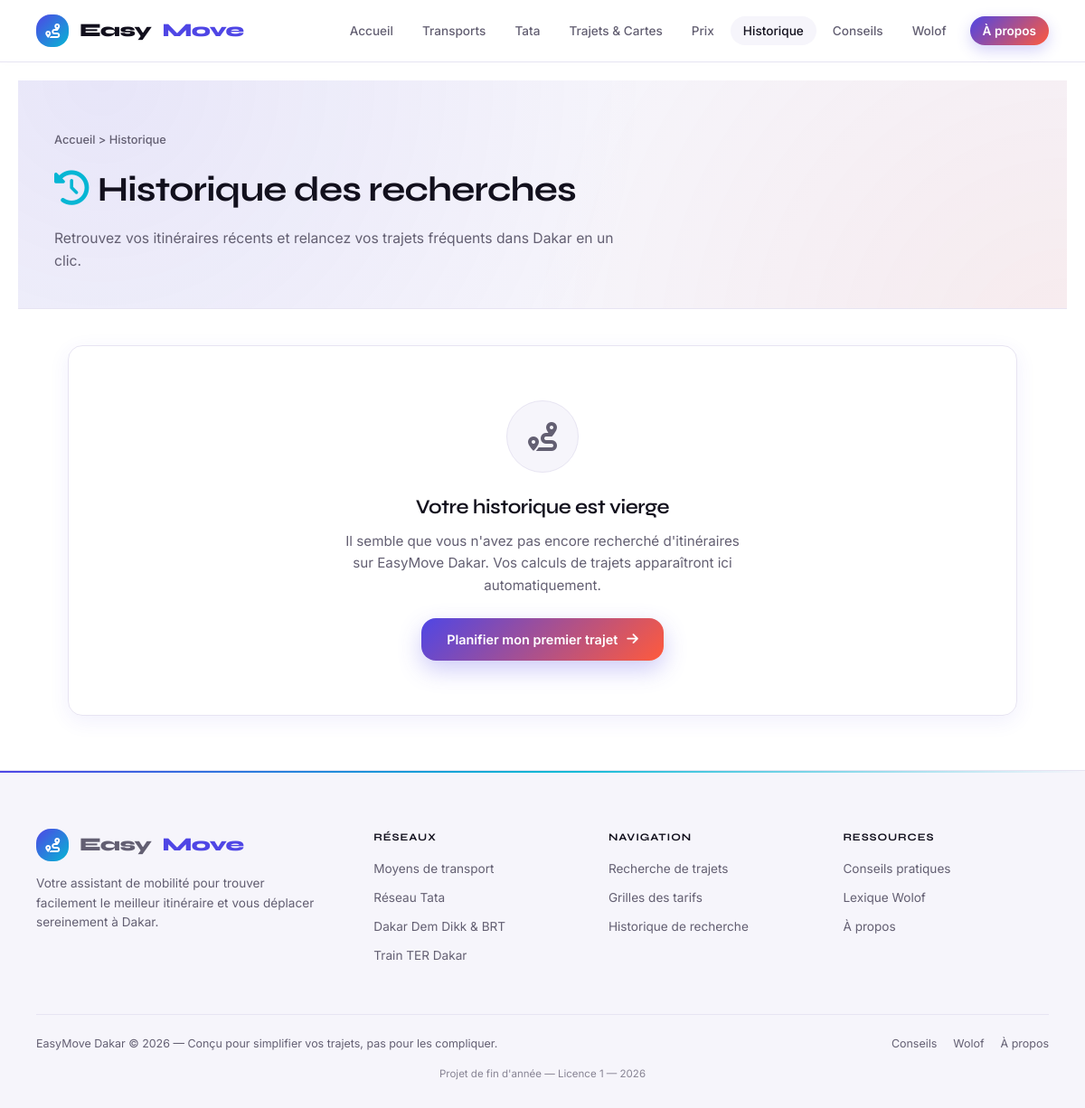
The page /historique on the database as committed earlier.
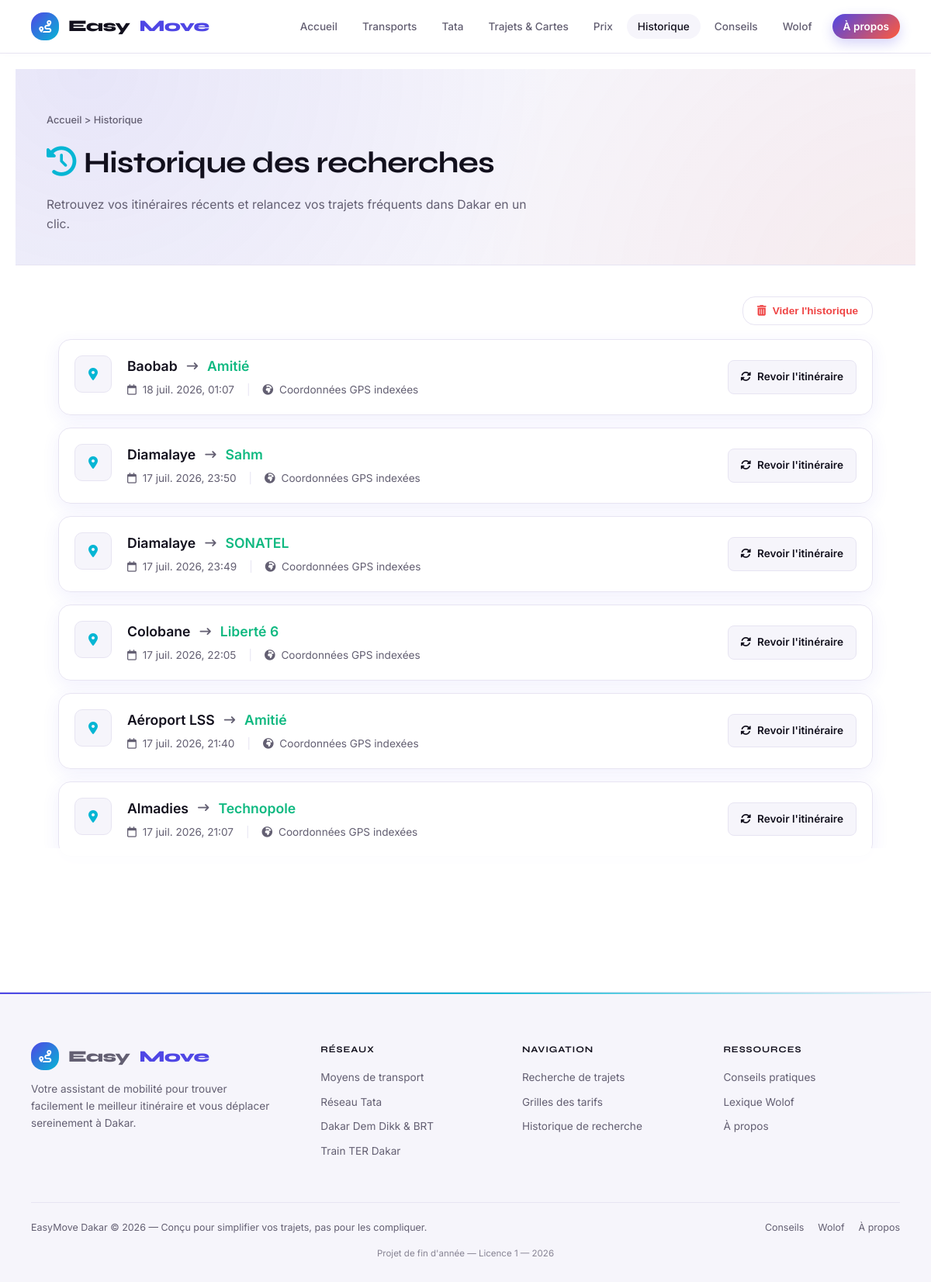
The same page on the database as committed later.
### tables this page shows
CREATE TABLE historique_recherches (
    id_historique       INTEGER PRIMARY KEY AUTOINCREMENT,
    adresse_depart      TEXT NOT NULL,
    adresse_arrivee     TEXT NOT NULL,
    lat_depart          REAL,
    lng_depart          REAL,
    lat_arrivee         REAL,
    lng_arrivee         REAL,
    date_recherche      DATETIME DEFAULT CURRENT_TIMESTAMP
, id_lieu_depart INTEGER, id_lieu_arrivee INTEGER);

### app.py (the view)
@app.route("/historique")
def historique():
    entrees = [dict(h) for h in database.get_historique_recent(limite=50)]
    for h in entrees:
        h["date_affichee"] = formater_date_fr(h["date_recherche"])
    return render_template(
        "historique.html",
        historique=entrees,
        active_page="historique"
    )

### app.py (called while the page is built)
def formater_date_fr(date_sqlite):
    try:
        dt = datetime.strptime(date_sqlite, "%Y-%m-%d %H:%M:%S")
    except (TypeError, ValueError):
        return date_sqlite
    return f"{dt.day} {MOIS_ABREGES_FR[dt.month - 1]} {dt.year}, {dt:%H:%M}"

### database.py (called while the page is built)
def get_connection():
    conn = sqlite3.connect(DB_PATH)
    conn.row_factory = sqlite3.Row
    conn.execute("PRAGMA foreign_keys = ON")
    return conn

def get_historique_recent(limite=10):
    conn = get_connection()
    try:
        historique = conn.execute("""
            SELECT * FROM historique_recherches
            ORDER BY date_recherche DESC
            LIMIT ?
        """, (limite,)).fetchall()
    except sqlite3.OperationalError:
        historique = []
    conn.close()
    return historique

### templates/historique.html (shortened to what this page needs)
{% extends "base.html" %}
{% block content %}
<div class="page-header">
    <div class="container">
        <div class="breadcrumb"><a href="{{ url_for('accueil') }}">Accueil</a> > Historique</div>
        <h1><i class="fa-solid fa-clock-rotate-left" style="color: var(--accent-cyan); margin-right: 10px;"></i>Historique des recherches</h1>
        <p>Retrouvez vos itinéraires récents et relancez vos trajets fréquents dans Dakar en un clic.</p>
    </div>
</div>
<div class="container" style="padding: 40px 0; max-width: 1050px;">
    {% if historique|length > 0 %}
    <div class="historique-header-actions">
        <button type="button" id="btnViderHistorique" class="btn-vider-historique" aria-label="Vider tout l'historique de recherches">
            <i class="fa-solid fa-trash-can"></i> Vider l'historique
        </button>
    </div>
    {% endif %}
    {% if historique|length == 0 %}
    <div class="bento-card" style="text-align: center; padding: 60px 20px;">
        <div style="width: 80px; height: 80px; background: var(--bg-secondary); border: 1px solid var(--border-color); border-radius: 50%; display: flex; align-items: center; justify-content: center; margin: 0 auto 20px auto;">
            <i class="fa-solid fa-route" style="font-size: 2rem; color: var(--text-muted);"></i>
        </div>
        <h2 style="font-size: 1.4rem; font-weight: 600; margin-bottom: 8px; color: var(--text-main);">Votre historique est vierge</h2>
        <p style="color: var(--text-muted); max-width: 450px; margin: 0 auto 24px auto; font-size: 0.95rem; line-height: 1.6;">
            Il semble que vous n'avez pas encore recherché d'itinéraires sur EasyMove Dakar. Vos calculs de trajets apparaîtront ici automatiquement.
        </p>
        <a href="{{ url_for('trajets') }}" class="btn-primary" style="text-decoration: none;">
            Planifier mon premier trajet <i class="fa-solid fa-arrow-right"></i>
        </a>
    </div>
    {% else %}
    <div style="display: flex; flex-direction: column; gap: 16px;">
        {% for item in historique %}
        <div class="bento-card historique-item stagger-item" style="padding: 20px; transition: transform 0.2s, border-color 0.2s;">
            <div class="historique-main">
                <div style="background: var(--bg-secondary); border: 1px solid var(--border-color); width: 48px; height: 48px; border-radius: 10px; display: flex; align-items: center; justify-content: center; flex-shrink: 0; color: var(--text-muted);">
                    <i class="fa-solid fa-location-dot" style="color: var(--accent-cyan);"></i>
                </div>
                <div style="display: flex; flex-direction: column; gap: 6px; min-width: 0;">
                    <div style="display: flex; align-items: center; gap: 12px; flex-wrap: wrap;">
                        <span style="font-weight: 600; font-size: 1.1rem; color: var(--text-main);">{{ item.adresse_depart }}</span>
                        <i class="fa-solid fa-arrow-right-long" style="color: var(--text-muted); font-size: 0.9rem;"></i>
                        <span style="font-weight: 600; font-size: 1.1rem; color: var(--accent-vert);">{{ item.adresse_arrivee }}</span>
                    </div>
                    <div style="display: flex; align-items: center; gap: 16px; font-size: 0.85rem; color: var(--text-muted);">
                        <span>
                            <i class="fa-regular fa-calendar" style="margin-right: 4px;"></i> {{ item.date_affichee }}
                        </span>
                        {% if item.lat_depart and item.lat_arrivee %}
                        <span style="color: var(--border-color);">|</span>
                        <span>
                            <i class="fa-solid fa-earth-africa" style="margin-right: 4px;"></i> Coordonnées GPS indexées
                        </span>
                        {% endif %}
                    </div>
                </div>
            </div>
            <div class="historique-actions" style="display: flex; align-items: center; gap: 12px;">
                <a href="{{ url_for('resultat_trajet', depart=item.id_lieu_depart, arrivee=item.id_lieu_arrivee) if item.id_lieu_depart and item.id_lieu_arrivee else url_for('trajets') }}"
                   title="Relancer cette recherche d'itinéraire"
                   style="background: var(--bg-secondary); border: 1px solid var(--border-color); color: var(--text-main); padding: 10px 16px; border-radius: 8px; font-weight: 600; font-size: 0.85rem; text-decoration: none; display: flex; align-items: center; justify-content: center; gap: 8px; transition: var(--transition);">
                    <i class="fa-solid fa-rotate"></i> Revoir l'itinéraire
                </a>
            </div>
        </div>
        {% endfor %}
    </div>
    {% endif %}
</div>
{% endblock %}

### templates/base.html (shortened to what this page needs)
<!DOCTYPE html>
<html lang="fr">
<head>
    <link rel="stylesheet" href="https://cdnjs.cloudflare.com/ajax/libs/font-awesome/6.4.0/css/all.min.css">
    <link rel="stylesheet" href="https://unpkg.com/leaflet@1.9.4/dist/leaflet.css"
 />
    <link rel="stylesheet" href="{{ url_for('static', filename='css/style.css') }}">
</head>
<body>
    <nav class="navbar">
        <div class="container">
            <div class="navbar-inner">
                <a href="{{ url_for('accueil') }}" class="logo">
                    <div class="logo-icon"><i class="fa-solid fa-route"></i></div>
                    Easy<em>Move</em>
                </a>
                <ul class="nav-links" id="navLinks">
                    <li><a href="{{ url_for('accueil') }}" class="{{ 'active' if active_page == 'accueil' }}">Accueil</a>
                    </li>
                    <li><a href="{{ url_for('transports') }}"
                            class="{{ 'active' if active_page == 'transports' }}">Transports</a></li>
                    <li><a href="{{ url_for('minibus') }}" class="{{ 'active' if active_page == 'minibus' }}">Tata</a></li>
                    <li><a href="{{ url_for('trajets') }}" class="{{ 'active' if active_page == 'trajets' }}">Trajets &amp;
                            Cartes</a></li>
                    <li><a href="{{ url_for('prix') }}" class="{{ 'active' if active_page == 'prix' }}">Prix</a></li>
                    <li><a href="{{ url_for('historique') }}"
                            class="{{ 'active' if active_page == 'historique' }}">Historique</a></li>
                    <li><a href="{{ url_for('conseils') }}" class="{{ 'active' if active_page == 'conseils' }}">Conseils</a>
                    </li>
                    <li><a href="{{ url_for('wolof') }}" class="{{ 'active' if active_page == 'wolof' }}">Wolof</a></li>
                    <li><a href="{{ url_for('apropos') }}" class="nav-cta {{ 'active' if active_page == 'apropos' }}">À
                            propos</a></li>
                </ul>
            </div>
        </div>
    </nav>
    <main class="main-content">
        {% block content %}{% endblock %}
    </main>
    <footer>
        <div class="container">
            <div class="footer-grid">
                <div class="footer-brand">
                    <div class="logo">
                        <div class="logo-icon"><i class="fa-solid fa-route"></i></div>
                        Easy<em>Move</em>
                    </div>
                    <p>Votre assistant de mobilité pour trouver facilement le meilleur itinéraire et vous déplacer sereinement à Dakar.</p>
                </div>
                <div class="footer-col">
                    <h4>Réseaux</h4>
                    <a href="{{ url_for('transports') }}">Moyens de transport</a>
                    <a href="{{ url_for('minibus') }}">Réseau Tata</a>
                    <a href="{{ url_for('transports') }}">Dakar Dem Dikk &amp; BRT</a>
                    <a href="{{ url_for('transports') }}">Train TER Dakar</a>
                </div>
                <div class="footer-col">
                    <h4>Navigation</h4>
                    <a href="{{ url_for('trajets') }}">Recherche de trajets</a>
                    <a href="{{ url_for('prix') }}">Grilles des tarifs</a>
                    <a href="{{ url_for('historique') }}">Historique de recherche</a>
                </div>
                <div class="footer-col">
                    <h4>Ressources</h4>
                    <a href="{{ url_for('conseils') }}">Conseils pratiques</a>
                    <a href="{{ url_for('wolof') }}">Lexique Wolof</a>
                    <a href="{{ url_for('apropos') }}">À propos</a>
                </div>
            </div>
            <div class="footer-bottom">
                <span>EasyMove Dakar © 2026 — Conçu pour simplifier vos trajets, pas pour les compliquer.</span>
                <div class="footer-bottom-links">
                    <a href="{{ url_for('conseils') }}">Conseils</a>
                    <a href="{{ url_for('wolof') }}">Wolof</a>
                    <a href="{{ url_for('apropos') }}">À propos</a>
                </div>
            </div>
            <div class="footer-academic">Projet de fin d'année — Licence 1 — 2026</div>
        </div>
    </footer>
</body>
</html>

Rows that differ between the two databases and show on the page:
added historique_recherches: adresse_depart "Baobab", adresse_arrivee "Amitié", date_affichee "18 juil. 2026, 01:07", lat_depart 14.716 (drawn)
added historique_recherches: adresse_depart "Diamalaye", adresse_arrivee "Sahm", date_affichee "17 juil. 2026, 23:50", lat_depart 14.7532 (drawn)
added historique_recherches: adresse_depart "Diamalaye", adresse_arrivee "SONATEL", date_affichee "17 juil. 2026, 23:49", lat_depart 14.7532 (drawn)
added historique_recherches: adresse_depart "Colobane", adresse_arrivee "Liberté 6", date_affichee "17 juil. 2026, 22:05", lat_depart 14.6812 (drawn)
added historique_recherches: adresse_depart "Aéroport LSS", adresse_arrivee "Amitié", date_affichee "17 juil. 2026, 21:40", lat_depart 14.7397 (drawn)
added historique_recherches: adresse_depart "Almadies", adresse_arrivee "Technopole", date_affichee "17 juil. 2026, 21:07", lat_depart 14.7472 (drawn)
added historique_recherches: lat_depart 14.7186 (drawn)
Other text that changed with them:
text no longer shown: "Votre historique est vierge Il semble que vous n'avez pas encore recherché d'itinéraires sur EasyMove Dakar. Vos calculs de trajets apparaîtront ici automatiquement. Planifier mon premier trajet"
text now shown: "Vider l'historique"
